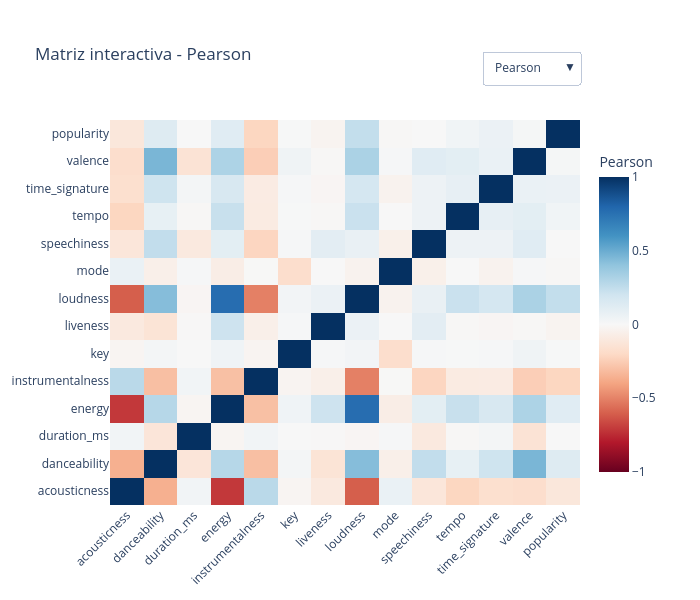

Source (notebook cell):
### Code cell
num_cols = spotify_df.select_dtypes(include="number").columns.tolist()

pearson = spotify_df[num_cols].corr(method="pearson")
spearman = spotify_df[num_cols].corr(method="spearman")

pps_long = pps.matrix(spotify_df[num_cols])[["x", "y", "ppscore"]]
pps_mat = (
    pps_long
    .pivot(index="y", columns="x", values="ppscore")
    .reindex(index=num_cols, columns=num_cols)
    .fillna(0)
)

corr_dict = {
    "Pearson": pearson,
    "Spearman": spearman,
    "PPS": pps_mat,
}

fig = go.Figure()

for i, (name, mat) in enumerate(corr_dict.items()):
    fig.add_trace(
        go.Heatmap(
            z=mat.values,
            x=mat.columns,
            y=mat.index,
            colorscale="RdBu" if name != "PPS" else "YlGnBu",
            zmin=-1 if name != "PPS" else 0,
            zmax=1,
            visible=(i == 0),
            hovertemplate="X: %{x}<br>Y: %{y}<br>Valor: %{z:.3f}<extra></extra>",
            colorbar=dict(
                title=name,
                x=1.02,
                len=0.88,
                y=0.5,
            ),
        )
    )

buttons = []
for i, name in enumerate(corr_dict.keys()):
    vis = [False] * len(corr_dict)
    vis[i] = True
    buttons.append(
        dict(
            label=name,
            method="update",
            args=[
                {"visible": vis},
                {"title": f"Matriz interactiva - {name}"},
            ],
        )
    )

fig.update_layout(
    title="Matriz interactiva - Pearson",
    width=700,
    height=600,
    autosize=False,
    margin=dict(t=120, r=120, b=60, l=80),
    xaxis_tickangle=-45,
    updatemenus=[
        dict(
            type="dropdown",
            x=1.0,
            y=1.18,
            xanchor="right",
            yanchor="top",
            buttons=buttons,
            bgcolor="white",
        )
    ],
)

fig.show()

### Figure 1 — Plotly figure (JSON) as saved in the notebook; plotly's stock layout.template omitted (floating-point values rounded to 4 significant figures; data arrays with more than 128 entries replaced by an {"elided": "..."} marker saying what was removed)
{"data": [{"colorbar": {"len": 0.88, "title": {"text": "Pearson"}, "x": 1.02, "y": 0.5}, "colorscale": [[0, "rgb(103,0,31)"], [0.1, "rgb(178,24,43)"], [0.2, "rgb(214,96,77)"], [0.3, "rgb(244,165,130)"], [0.4, "rgb(253,219,199)"], [0.5, "rgb(247,247,247)"], [0.6, "rgb(209,229,240)"], [0.7, "rgb(146,197,222)"], [0.8, "rgb(67,147,195)"], [0.9, "rgb(33,102,172)"], [1, "rgb(5,48,97)"]], "hovertemplate": "X: %{x}<br>Y: %{y}<br>Valor: %{z:.3f}<extra></extra>", "type": "heatmap", "visible": true, "x": ["acousticness", "danceability", "duration_ms", "energy", "instrumentalness", "key", "liveness", "loudness", "mode", "speechiness", "tempo", "time_signature", "valence", "popularity"], "y": ["acousticness", "danceability", "duration_ms", "energy", "instrumentalness", "key", "liveness", "loudness", "mode", "speechiness", "tempo", "time_signature", "valence", "popularity"], "z": {"elided": "14x14 float values"}, "zmax": 1, "zmin": -1}, {"colorbar": {"len": 0.88, "title": {"text": "Spearman"}, "x": 1.02, "y": 0.5}, "colorscale": [[0, "rgb(103,0,31)"], [0.1, "rgb(178,24,43)"], [0.2, "rgb(214,96,77)"], [0.3, "rgb(244,165,130)"], [0.4, "rgb(253,219,199)"], [0.5, "rgb(247,247,247)"], [0.6, "rgb(209,229,240)"], [0.7, "rgb(146,197,222)"], [0.8, "rgb(67,147,195)"], [0.9, "rgb(33,102,172)"], [1, "rgb(5,48,97)"]], "hovertemplate": "X: %{x}<br>Y: %{y}<br>Valor: %{z:.3f}<extra></extra>", "type": "heatmap", "visible": false, "x": ["acousticness", "danceability", "duration_ms", "energy", "instrumentalness", "key", "liveness", "loudness", "mode", "speechiness", "tempo", "time_signature", "valence", "popularity"], "y": ["acousticness", "danceability", "duration_ms", "energy", "instrumentalness", "key", "liveness", "loudness", "mode", "speechiness", "tempo", "time_signature", "valence", "popularity"], "z": {"elided": "14x14 float values"}, "zmax": 1, "zmin": -1}, {"colorbar": {"len": 0.88, "title": {"text": "PPS"}, "x": 1.02, "y": 0.5}, "colorscale": [[0, "rgb(255,255,217)"], [0.125, "rgb(237,248,177)"], [0.25, "rgb(199,233,180)"], [0.375, "rgb(127,205,187)"], [0.5, "rgb(65,182,196)"], [0.625, "rgb(29,145,192)"], [0.75, "rgb(34,94,168)"], [0.875, "rgb(37,52,148)"], [1, "rgb(8,29,88)"]], "hovertemplate": "X: %{x}<br>Y: %{y}<br>Valor: %{z:.3f}<extra></extra>", "type": "heatmap", "visible": false, "x": ["acousticness", "danceability", "duration_ms", "energy", "instrumentalness", "key", "liveness", "loudness", "mode", "speechiness", "tempo", "time_signature", "valence", "popularity"], "y": ["acousticness", "danceability", "duration_ms", "energy", "instrumentalness", "key", "liveness", "loudness", "mode", "speechiness", "tempo", "time_signature", "valence", "popularity"], "z": {"elided": "14x14 float values"}, "zmax": 1, "zmin": 0}], "layout": {"autosize": false, "height": 600, "margin": {"b": 60, "l": 80, "r": 120, "t": 120}, "title": {"text": "Matriz interactiva - Pearson"}, "updatemenus": [{"bgcolor": "white", "buttons": [{"args": [{"visible": [true, false, false]}, {"title": "Matriz interactiva - Pearson"}], "label": "Pearson", "method": "update"}, {"args": [{"visible": [false, true, false]}, {"title": "Matriz interactiva - Spearman"}], "label": "Spearman", "method": "update"}, {"args": [{"visible": [false, false, true]}, {"title": "Matriz interactiva - PPS"}], "label": "PPS", "method": "update"}], "type": "dropdown", "x": 1, "xanchor": "right", "y": 1.18, "yanchor": "top"}], "width": 700, "xaxis": {"tickangle": -45}}}
